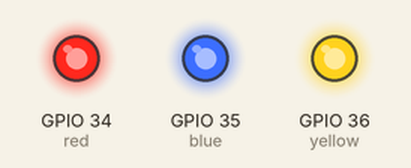
This sketch was run on a simulated ESP32. Parts: output pins drawn as LEDs (lit = HIGH).

Above: at 0.15 s.
At 0.4 s:
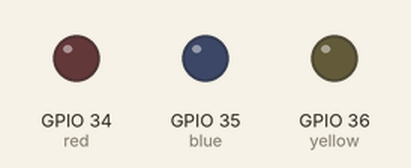
Timing chart, 0 to 3.0 s (numbered marks = the images above):
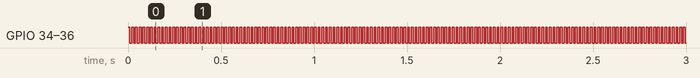

Measured:
- by itself, GPIO 34 (red), GPIO 35 (blue), GPIO 36 (yellow): alternates HIGH for 0.01 s and LOW for 0.01 s

The sketch:

sketch_jan04a.ino
```cpp
int red = 34;
int blue = 35;
int yellow = 36;

void setup() {
  // put your setup code here, to run once:
  pinMode(red,OUTPUT);
  pinMode(blue,OUTPUT);
  pinMode(yellow,OUTPUT);

}

void loop() {
  // put your main code here, to run repeatedly:

  digitalWrite(red,HIGH);
  digitalWrite(blue,HIGH);
  digitalWrite(yellow,HIGH);
  delay(10);
  digitalWrite(red,LOW);
  digitalWrite(blue,LOW);
  digitalWrite(yellow,LOW);
  delay(10);


}
```
